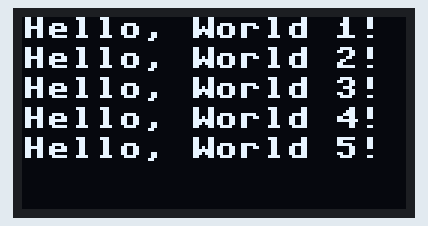
Simulated run of this program. Board: ESP32 board running MicroPython. Shown: 128×64 one-colour display. Library files of the repository ran but are not shown: ssd1306.py. At 0.0 s the program stops and its outputs stay as they are.

Above: at 0.1 s.

The program:

ESP32_OLED_SPI.py
```python
# OLED:     ESP32:
# GND  -->  GND
# VDD  -->  3V3
# CLK  -->  GIPO18 (SCK)    Clock
# MOSI -->  GIPO19 (MISO)   Master in Slave out
# RES  -->  GIPO16 (normal) Reset
# DC   -->  GIPO17 (normal) Data Select
# CS   -->  GIPO5  (SS)     Chip Select


from machine import Pin, SPI
from time import sleep

import ssd1306


# ESP32 Pin assignment
#i2c = I2C(-1, scl=Pin(22), sda=Pin(21))

# ESP8266 Pin assignment
#i2c = I2C(-1, scl=Pin(5), sda=Pin(4))

# ESP32 SPI initalization
hspi = SPI(2, baudrate=8000000, polarity=0, phase=0, sck=Pin(18), mosi=Pin(23), miso=Pin(19))

#oled_width = 128
#oled_height = 64
oled = ssd1306.SSD1306_SPI(128, 64, hspi, dc=Pin(17), res=Pin(16), cs=Pin(5))

# class SSD1306_SPI(SSD1306):
#     def __init__(self, width, height, spi, dc, res, cs, external_vcc=False):

oled.text('Hello, World 1!', 0, 0)
oled.text('Hello, World 2!', 0, 10)
oled.text('Hello, World 3!', 0, 20)
oled.text('Hello, World 4!', 0, 30)
oled.text('Hello, World 5!', 0, 40)

oled.show()
```
